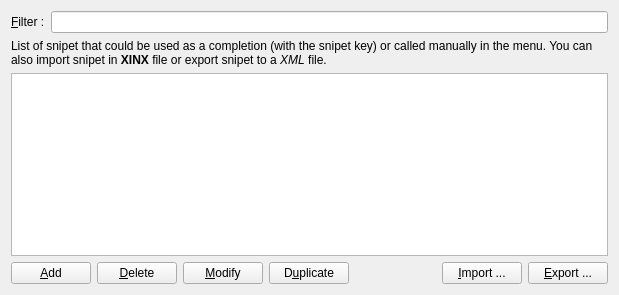
<?xml version="1.0" encoding="UTF-8"?>
<ui version="4.0">
 <class>CustomSnipet</class>
 <widget class="QWidget" name="CustomSnipet">
  <property name="geometry">
   <rect>
    <x>0</x>
    <y>0</y>
    <width>619</width>
    <height>295</height>
   </rect>
  </property>
  <property name="windowTitle">
   <string>Snipet</string>
  </property>
  <layout class="QVBoxLayout" name="verticalLayout">
   <item>
    <layout class="QHBoxLayout" name="horizontalLayout_3">
     <item>
      <widget class="QLabel" name="label_4">
       <property name="text">
        <string>&amp;Filter :</string>
       </property>
       <property name="buddy">
        <cstring>m_snipetFilterLineEdit</cstring>
       </property>
      </widget>
     </item>
     <item>
      <widget class="XinxLineEdit" name="m_snipetFilterLineEdit"/>
     </item>
    </layout>
   </item>
   <item>
    <widget class="QLabel" name="label_13">
     <property name="text">
      <string>List of snipet that could be used as a completion (with the snipet key) or called manually in the menu. You can also import snipet in &lt;b&gt;XINX&lt;/b&gt; file or export snipet to a &lt;i&gt;XML&lt;/i&gt; file.</string>
     </property>
     <property name="wordWrap">
      <bool>true</bool>
     </property>
    </widget>
   </item>
   <item>
    <widget class="QTreeView" name="m_snipetTreeView">
     <property name="acceptDrops">
      <bool>true</bool>
     </property>
     <property name="whatsThis">
      <string>List of snipet (or template) that &lt;b&gt;XINX&lt;/b&gt; can use. A snipet is a piece of code quickly accessible by a key word, or by a menu.</string>
     </property>
     <property name="dragEnabled">
      <bool>true</bool>
     </property>
     <property name="dragDropMode">
      <enum>QAbstractItemView::InternalMove</enum>
     </property>
     <property name="alternatingRowColors">
      <bool>true</bool>
     </property>
     <property name="selectionMode">
      <enum>QAbstractItemView::ExtendedSelection</enum>
     </property>
     <property name="autoExpandDelay">
      <number>5</number>
     </property>
     <property name="rootIsDecorated">
      <bool>false</bool>
     </property>
     <property name="uniformRowHeights">
      <bool>true</bool>
     </property>
     <property name="itemsExpandable">
      <bool>true</bool>
     </property>
     <property name="expandsOnDoubleClick">
      <bool>false</bool>
     </property>
    </widget>
   </item>
   <item>
    <layout class="QHBoxLayout" name="horizontalLayout_4">
     <item>
      <widget class="QPushButton" name="m_addPushButton">
       <property name="whatsThis">
        <string>Open a dialog to create a new snipet.</string>
       </property>
       <property name="text">
        <string>&amp;Add</string>
       </property>
       <property name="icon">
        <iconset resource="../../../components/xinxpluginselector.qrc">
         <normaloff>:/images/add.png</normaloff>:/images/add.png</iconset>
       </property>
      </widget>
     </item>
     <item>
      <widget class="QPushButton" name="m_removePushButton">
       <property name="whatsThis">
        <string>Delete selected snipet in the list below.</string>
       </property>
       <property name="text">
        <string>&amp;Delete</string>
       </property>
       <property name="icon">
        <iconset resource="../../../components/xinxpluginselector.qrc">
         <normaloff>:/images/remove.png</normaloff>:/images/remove.png</iconset>
       </property>
      </widget>
     </item>
     <item>
      <widget class="QPushButton" name="m_modifyPushButton">
       <property name="whatsThis">
        <string>Modify the selected snipet.</string>
       </property>
       <property name="text">
        <string>&amp;Modify</string>
       </property>
       <property name="icon">
        <iconset resource="../../application.qrc">
         <normaloff>:/images/document-properties.png</normaloff>:/images/document-properties.png</iconset>
       </property>
      </widget>
     </item>
     <item>
      <widget class="QPushButton" name="m_duplicatePushButton">
       <property name="whatsThis">
        <string>Duplicate the selected snipet</string>
       </property>
       <property name="text">
        <string>D&amp;uplicate</string>
       </property>
       <property name="icon">
        <iconset resource="../../application.qrc">
         <normaloff>:/images/editcopy.png</normaloff>:/images/editcopy.png</iconset>
       </property>
      </widget>
     </item>
     <item>
      <spacer>
       <property name="orientation">
        <enum>Qt::Horizontal</enum>
       </property>
       <property name="sizeHint" stdset="0">
        <size>
         <width>40</width>
         <height>20</height>
        </size>
       </property>
      </spacer>
     </item>
     <item>
      <widget class="QPushButton" name="m_importPushButton">
       <property name="whatsThis">
        <string>Import a list of snipet from an XML file.</string>
       </property>
       <property name="text">
        <string>&amp;Import ...</string>
       </property>
       <property name="icon">
        <iconset resource="../../application.qrc">
         <normaloff>:/images/document-import.png</normaloff>:/images/document-import.png</iconset>
       </property>
      </widget>
     </item>
     <item>
      <widget class="QPushButton" name="m_exportPushButton">
       <property name="whatsThis">
        <string>Export selected snipet to an XML file.</string>
       </property>
       <property name="text">
        <string>&amp;Export ...</string>
       </property>
       <property name="icon">
        <iconset resource="../../application.qrc">
         <normaloff>:/images/document-export.png</normaloff>:/images/document-export.png</iconset>
       </property>
      </widget>
     </item>
    </layout>
   </item>
  </layout>
 </widget>
 <customwidgets>
  <customwidget>
   <class>XinxLineEdit</class>
   <extends>QLineEdit</extends>
   <header location="global">xinxlineedit.h</header>
  </customwidget>
 </customwidgets>
 <resources>
  <include location="../../../components/xinxpluginselector.qrc"/>
  <include location="../../application.qrc"/>
 </resources>
 <connections/>
</ui>
